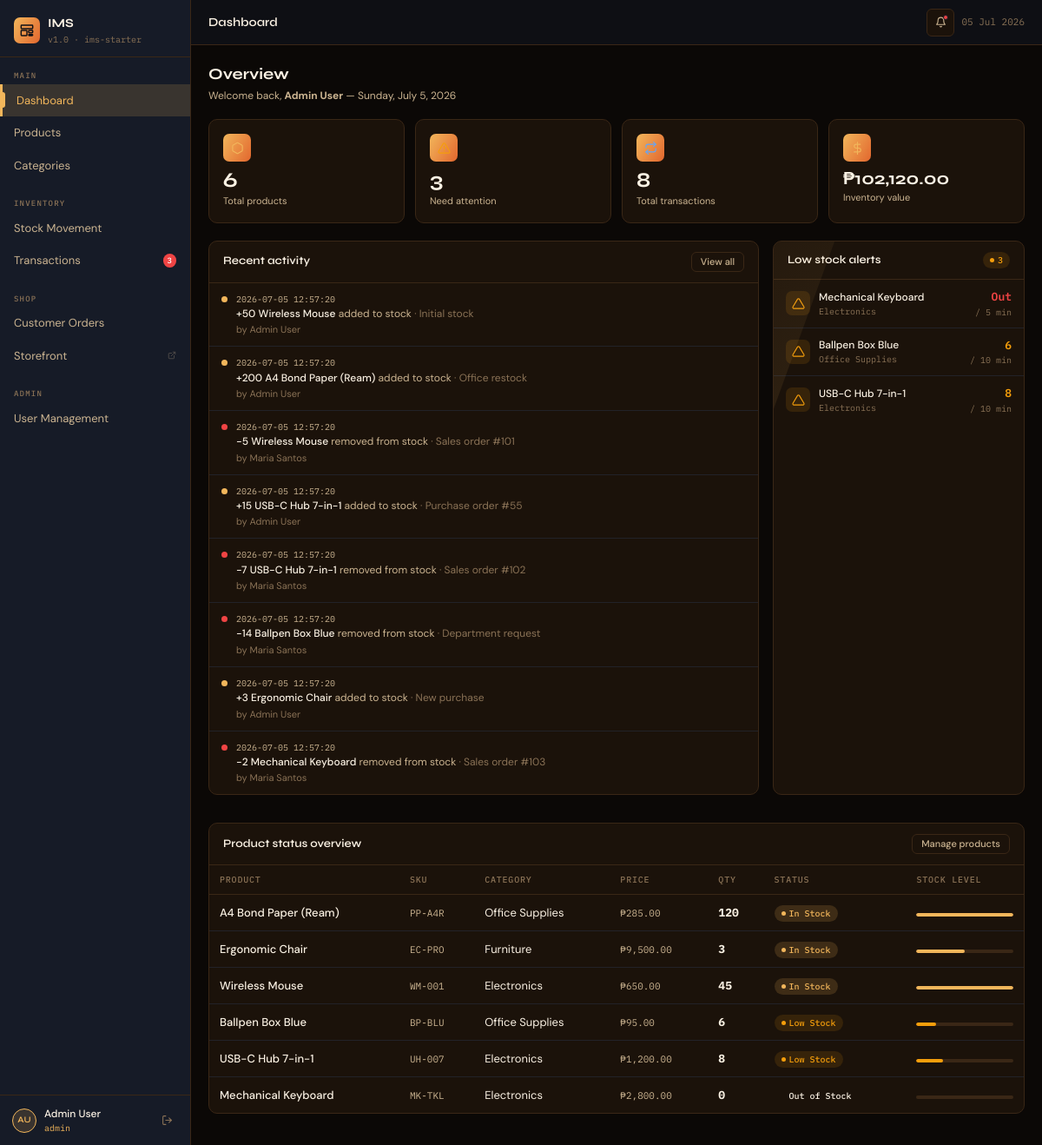
/index.php (signed in), run on the app's committed database.
### tables this page shows
CREATE TABLE IF NOT EXISTS transactions (
  id         INT AUTO_INCREMENT PRIMARY KEY,
  product_id INT NOT NULL,
  type       ENUM('in','out') NOT NULL,
  quantity   INT NOT NULL,
  notes      TEXT,
  user_id    INT DEFAULT NULL,
  created_at TIMESTAMP DEFAULT CURRENT_TIMESTAMP,
  FOREIGN KEY (product_id) REFERENCES products(id) ON DELETE CASCADE,
  FOREIGN KEY (user_id)    REFERENCES users(id)    ON DELETE SET NULL
);

CREATE TABLE IF NOT EXISTS products (
  id                  INT AUTO_INCREMENT PRIMARY KEY,
  name                VARCHAR(150) NOT NULL,
  sku                 VARCHAR(80)  NOT NULL UNIQUE,
  category_id         INT DEFAULT NULL,
  price               DECIMAL(10,2) DEFAULT 0.00,
  quantity            INT DEFAULT 0,
  low_stock_threshold INT DEFAULT 10,
  status              ENUM('in_stock','low_stock','out_of_stock') DEFAULT 'in_stock',
  created_at          TIMESTAMP DEFAULT CURRENT_TIMESTAMP,
  FOREIGN KEY (category_id) REFERENCES categories(id) ON DELETE SET NULL
);

CREATE TABLE IF NOT EXISTS users (
  id         INT AUTO_INCREMENT PRIMARY KEY,
  name       VARCHAR(100) NOT NULL,
  email      VARCHAR(150) NOT NULL UNIQUE,
  password   VARCHAR(255) NOT NULL,
  role       ENUM('admin','staff') DEFAULT 'staff',
  created_at TIMESTAMP DEFAULT CURRENT_TIMESTAMP
);

CREATE TABLE IF NOT EXISTS categories (
  id          INT AUTO_INCREMENT PRIMARY KEY,
  name        VARCHAR(100) NOT NULL,
  description TEXT,
  created_at  TIMESTAMP DEFAULT CURRENT_TIMESTAMP
);

### includes/auth.php (called while the page is built, shortened)
<?php
function currentUserName(): string {
    return $_SESSION['user_name'] ?? 'User';
}

### includes/helpers.php (called while the page is built, shortened)
<?php
function formatMoney(float $n): string {
    return '₱' . number_format($n, 2);
}
function statusLabel(string $status): string {
    return match($status) {
        'in_stock'     => 'In Stock',
        'low_stock'    => 'Low Stock',
        'out_of_stock' => 'Out of Stock',
        default        => ucfirst($status),
    };
}
function e(string $str): string {
    return htmlspecialchars($str, ENT_QUOTES, 'UTF-8');
}

### index.php (the view, shortened to what this page needs)
<?php
require_once 'config/db.php';
require_once 'includes/auth.php';
require_once 'includes/helpers.php';
require_once 'partials/header.php';
$totalProducts  = (int)$pdo->query("SELECT COUNT(*) FROM products")->fetchColumn();
$lowStock       = (int)$pdo->query("SELECT COUNT(*) FROM products WHERE status='low_stock'")->fetchColumn();
$outOfStock     = (int)$pdo->query("SELECT COUNT(*) FROM products WHERE status='out_of_stock'")->fetchColumn();
$totalValue     = (float)$pdo->query("SELECT SUM(price * quantity) FROM products")->fetchColumn();
$totalTx        = (int)$pdo->query("SELECT COUNT(*) FROM transactions")->fetchColumn();
$recentTx = $pdo->query("
    SELECT t.*, p.name AS product_name, u.name AS user_name
    FROM transactions t
    JOIN products p ON t.product_id = p.id
    LEFT JOIN users u ON t.user_id = u.id
    ORDER BY t.created_at DESC LIMIT 8
")->fetchAll();
$lowProducts = $pdo->query("
    SELECT p.*, c.name AS category_name
    FROM products p
    LEFT JOIN categories c ON p.category_id = c.id
    WHERE p.status IN ('low_stock','out_of_stock')
    ORDER BY p.quantity ASC LIMIT 6
")->fetchAll();
$products = $pdo->query("
    SELECT p.*, c.name AS category_name
    FROM products p
    LEFT JOIN categories c ON p.category_id = c.id
    ORDER BY p.status ASC, p.name ASC
")->fetchAll();
?>
<div class="page-header">
  <div>
    <h2>Overview</h2>
    <p>Welcome back, <strong><?= e(currentUserName()) ?></strong> — <?= date('l, F j, Y') ?></p>
  </div>
</div>
<div class="stat-grid">
  <div class="stat-card green">
    <div class="stat-header">
      <div class="stat-icon green">
        <svg class="ico-lg" viewBox="0 0 24 24" fill="none" stroke="currentColor" stroke-width="1.8" stroke-linecap="round" stroke-linejoin="round"><path d="M21 16V8a2 2 0 00-1-1.73l-7-4a2 2 0 00-2 0l-7 4A2 2 0 003 8v8a2 2 0 001 1.73l7 4a2 2 0 002 0l7-4A2 2 0 0021 16z"/></svg>
      </div>
    </div>
    <div class="stat-value"><?= $totalProducts ?></div>
    <div class="stat-label">Total products</div>
  </div>
  <div class="stat-card amber">
    <div class="stat-header">
      <div class="stat-icon amber">
      </div>
    </div>
    <div class="stat-value"><?= $lowStock + $outOfStock ?></div>
    <div class="stat-label">Need attention</div>
  </div>
  <div class="stat-card blue">
    <div class="stat-header">
      <div class="stat-icon blue">
        <svg class="ico-lg" viewBox="0 0 24 24" fill="none" stroke="currentColor" stroke-width="1.8" stroke-linecap="round" stroke-linejoin="round"><polyline points="17 1 21 5 17 9"/><path d="M3 11V9a4 4 0 014-4h14"/><polyline points="7 23 3 19 7 15"/><path d="M21 13v2a4 4 0 01-4 4H3"/></svg>
      </div>
    </div>
    <div class="stat-value"><?= $totalTx ?></div>
    <div class="stat-label">Total transactions</div>
  </div>
  <div class="stat-card green">
    <div class="stat-header">
      <div class="stat-icon green">
        <svg class="ico-lg" viewBox="0 0 24 24" fill="none" stroke="currentColor" stroke-width="1.8" stroke-linecap="round" stroke-linejoin="round"><line x1="12" y1="1" x2="12" y2="23"/><path d="M17 5H9.5a3.5 3.5 0 000 7h5a3.5 3.5 0 010 7H6"/></svg>
      </div>
    </div>
    <div class="stat-value" style="font-size:20px"><?= formatMoney($totalValue) ?></div>
    <div class="stat-label">Inventory value</div>
  </div>
</div>
<div class="grid-3-1">
  <div class="card">
    <div class="card-header">
      <span class="card-title">Recent activity</span>
      <a href="<?= BASE_URL ?>/stock/history.php" class="btn btn-ghost btn-sm">View all</a>
    </div>
    <div class="card-body">
      <?php foreach ($recentTx as $tx): ?>
      <div class="activity-item">
        <div class="activity-dot <?= $tx['type'] ?>"></div>
        <div class="activity-text">
          <span class="activity-time"><?= e($tx['created_at']) ?></span><br/>
          <strong><?= $tx['type'] === 'in' ? '+' : '−' ?><?= $tx['quantity'] ?></strong>
          <strong><?= e($tx['product_name']) ?></strong>
          <span><?= $tx['type'] === 'in' ? 'added to stock' : 'removed from stock' ?></span>
          <?php if ($tx['notes']): ?><span style="color:var(--text3)"> · <?= e($tx['notes']) ?></span><?php endif; ?>
          <div style="font-size:11px;color:var(--text3);margin-top:2px">by <?= e($tx['user_name'] ?? 'System') ?></div>
        </div>
      </div>
      <?php endforeach; ?>
    </div>
  </div>
  <div class="card">
    <div class="card-header">
      <span class="card-title">Low stock alerts</span>
      <?php if ($lowStock + $outOfStock > 0): ?>
      <span class="badge low-stock"><?= $lowStock + $outOfStock ?></span>
      <?php endif; ?>
    </div>
    <div class="card-body">
      <?php foreach ($lowProducts as $p): ?>
      <div class="lowstock-item">
        <div class="lowstock-icon">
          <svg class="ico-lg" viewBox="0 0 24 24" fill="none" stroke="currentColor" stroke-width="1.8" stroke-linecap="round" stroke-linejoin="round"><path d="M10.29 3.86L1.82 18a2 2 0 001.71 3h16.94a2 2 0 001.71-3L13.71 3.86a2 2 0 00-3.42 0z"/></svg>
        </div>
        <div class="lowstock-info">
          <div class="lowstock-name"><?= e($p['name']) ?></div>
          <div class="lowstock-cat"><?= e($p['category_name'] ?? 'Uncategorised') ?></div>
        </div>
        <div>
          <div class="lowstock-qty <?= $p['quantity'] == 0 ? 'zero' : 'warn' ?>">
            <?= $p['quantity'] == 0 ? 'Out' : $p['quantity'] ?>
          </div>
          <div class="lowstock-cat">/ <?= $p['low_stock_threshold'] ?> min</div>
        </div>
      </div>
      <?php endforeach; ?>
    </div>
  </div>
</div>
<div class="card">
  <div class="card-header">
    <span class="card-title">Product status overview</span>
    <a href="<?= BASE_URL ?>/products/index.php" class="btn btn-ghost btn-sm">Manage products</a>
  </div>
  <div class="card-body">
    <div class="table-wrap">
      <table>
        <thead><tr><th>Product</th><th>SKU</th><th>Category</th><th>Price</th><th>Qty</th><th>Status</th><th>Stock level</th></tr></thead>
        <tbody>
        <?php foreach ($products as $p):
          $pct = $p['quantity'] === 0 ? 0 : min(100, round($p['quantity'] / max($p['quantity'], $p['low_stock_threshold'] * 3) * 100));
          $barClass = match($p['status']) { 'in_stock' => 'green', 'low_stock' => 'amber', default => 'red' };
        ?>
        <tr>
          <td><span class="tbl-name"><?= e($p['name']) ?></span></td>
          <td><span class="tbl-mono"><?= e($p['sku']) ?></span></td>
          <td><?= e($p['category_name'] ?? '—') ?></td>
          <td><span class="tbl-mono"><?= formatMoney($p['price']) ?></span></td>
          <td><strong style="font-family:var(--font-mono)"><?= number_format($p['quantity']) ?></strong></td>
          <td><span class="badge <?= str_replace('_','-',$p['status']) ?>"><?= statusLabel($p['status']) ?></span></td>
          <td style="min-width:100px">
            <div class="progress-bar"><div class="progress-fill <?= $barClass ?>" style="width:<?= $pct ?>%"></div></div>
          </td>
        </tr>
        <?php endforeach; ?>
        </tbody>
      </table>
    </div>
  </div>
</div>
<?php require_once 'partials/footer.php'; ?>

### data on the page
transactions: created_at "2026-07-05 12:57:20", quantity "50", product.name "Wireless Mouse", type "added to stock", notes "Initial stock", user.name "Admin User"
transactions: created_at "2026-07-05 12:57:20", quantity "200", product.name "A4 Bond Paper (Ream)", type "added to stock", notes "Office restock", user.name "Admin User"
transactions: created_at "2026-07-05 12:57:20", quantity "5", product.name "Wireless Mouse", type "removed from stock", notes "Sales order #101", user.name "Maria Santos"
transactions: created_at "2026-07-05 12:57:20", quantity "15", product.name "USB-C Hub 7-in-1", type "added to stock", notes "Purchase order #55", user.name "Admin User"
transactions: created_at "2026-07-05 12:57:20", quantity "7", product.name "USB-C Hub 7-in-1", type "removed from stock", notes "Sales order #102", user.name "Maria Santos"
transactions: created_at "2026-07-05 12:57:20", quantity "14", product.name "Ballpen Box Blue", type "removed from stock", notes "Department request", user.name "Maria Santos"
transactions: created_at "2026-07-05 12:57:20", quantity "3", product.name "Ergonomic Chair", type "added to stock", notes "New purchase", user.name "Admin User"
transactions: created_at "2026-07-05 12:57:20", quantity "2", product.name "Mechanical Keyboard", type "removed from stock", notes "Sales order #103", user.name "Maria Santos"
products: name "Mechanical Keyboard", category.name "Electronics", shows "Out", low_stock_threshold "5", sku "MK-TKL", price "₱2,800.00", quantity "0", status "Out of Stock"
products: name "Ballpen Box Blue", category.name "Office Supplies", quantity "6", low_stock_threshold "10", sku "BP-BLU", price "₱95.00", status "Low Stock"
products: name "USB-C Hub 7-in-1", category.name "Electronics", quantity "8", low_stock_threshold "10", sku "UH-007", price "₱1,200.00", status "Low Stock"
products: name "A4 Bond Paper (Ream)", sku "PP-A4R", category.name "Office Supplies", price "₱285.00", quantity "120", status "In Stock"
products: name "Ergonomic Chair", sku "EC-PRO", category.name "Furniture", price "₱9,500.00", quantity "3", status "In Stock", low_stock_threshold 2 (drawn)
products: name "Wireless Mouse", sku "WM-001", category.name "Electronics", price "₱650.00", quantity "45", status "In Stock"

### other printed values
$label "Dashboard Products Categories Stock Movement Transactions Customer Orders User Management"
$badge "3"
$initials "AU"
currentUserName() "Admin User"
$_SESSION['role'] "admin"
$pageTitle "Dashboard"
$totalProducts "6"
$lowStock + $outOfStock "3"
$totalTx "8"
formatMoney($totalValue) "₱102,120.00"
